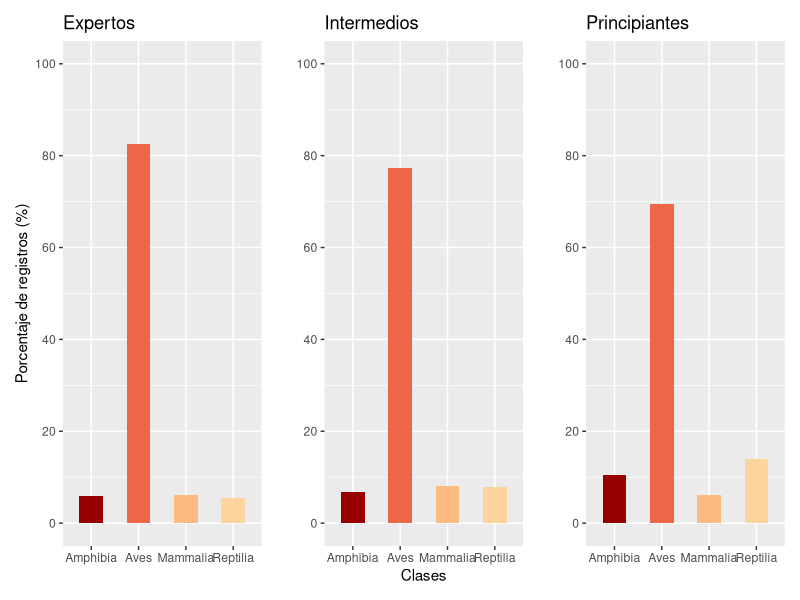
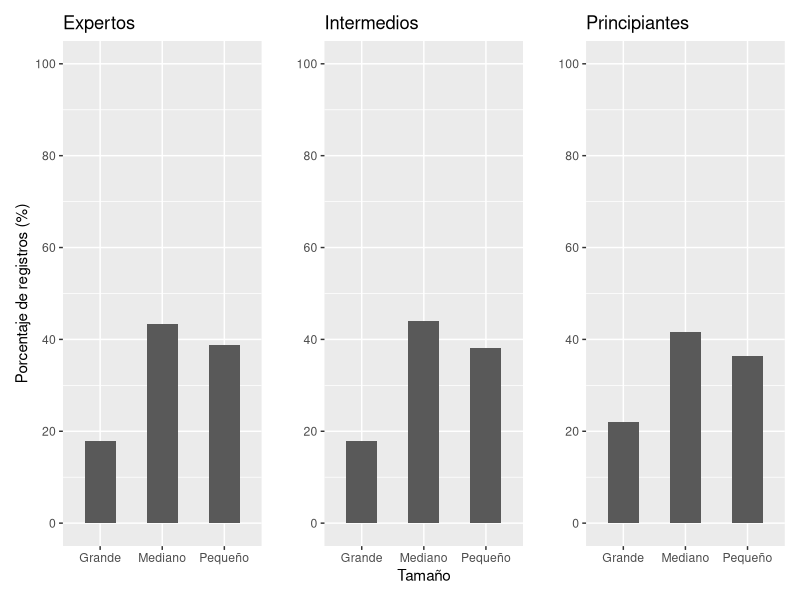
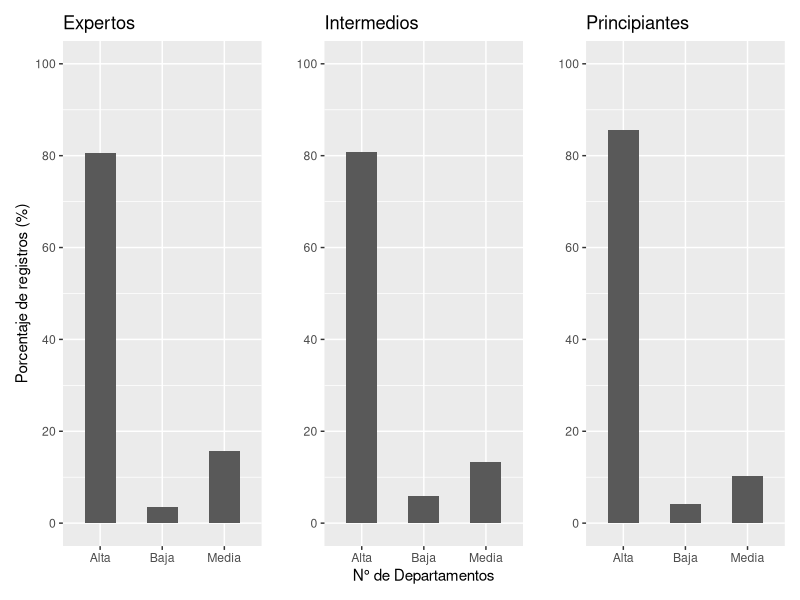
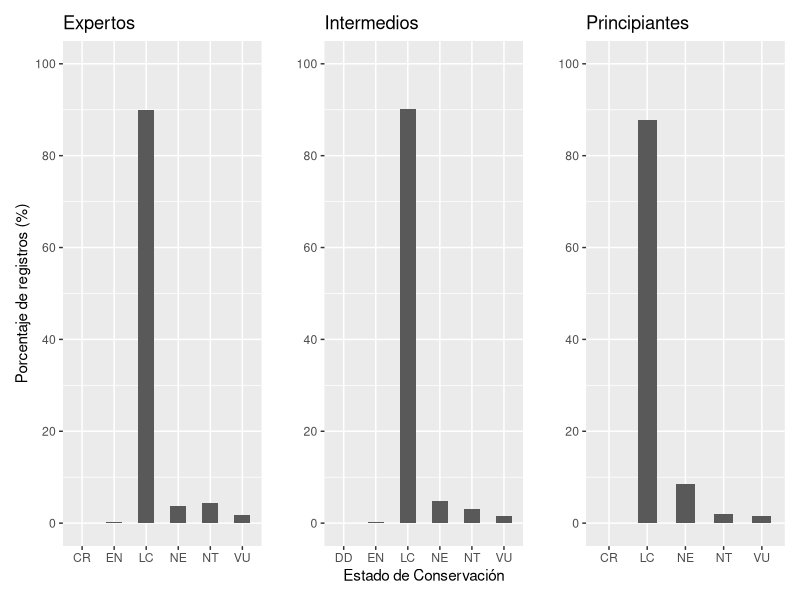
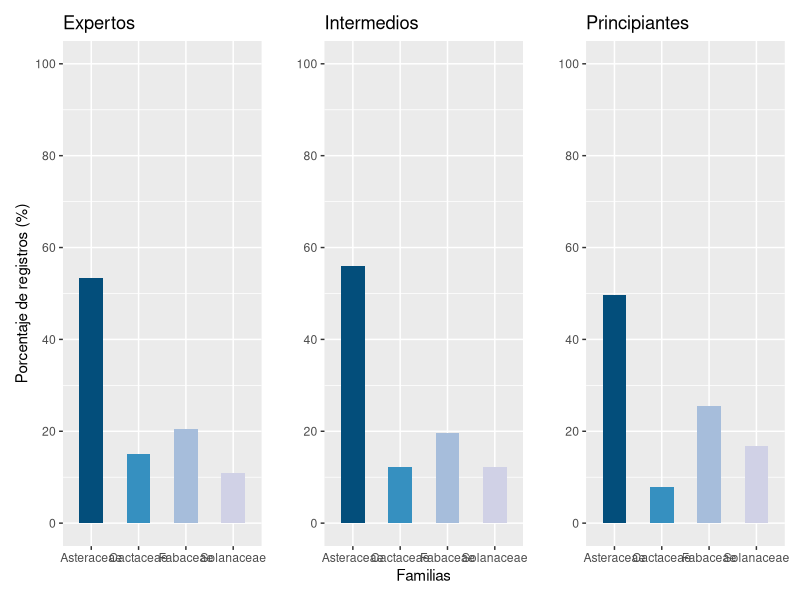
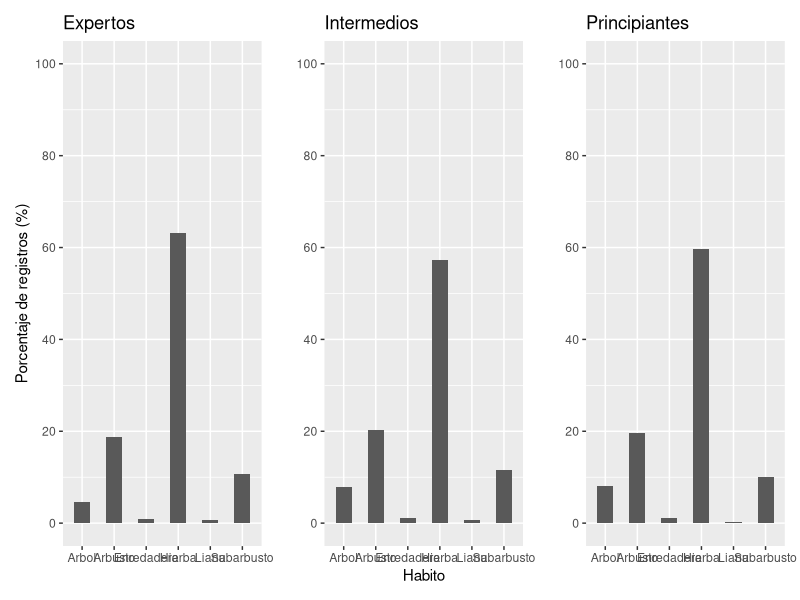
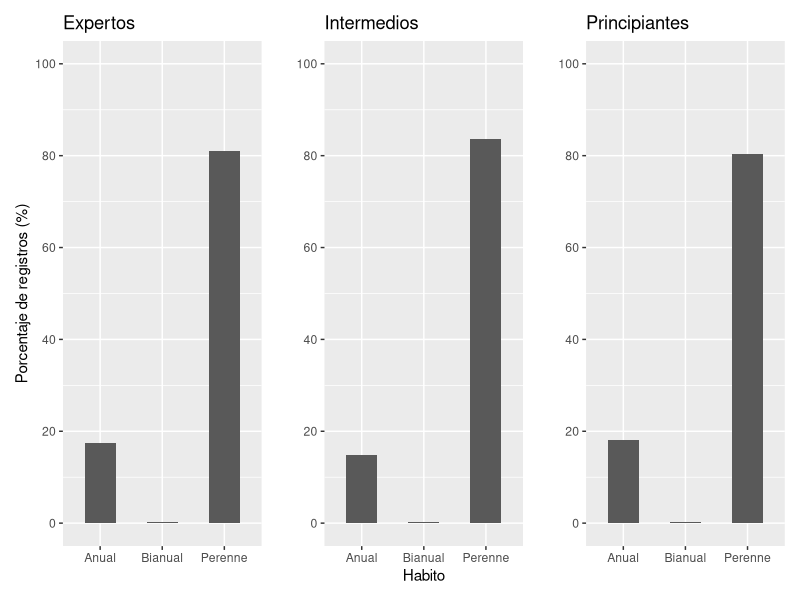
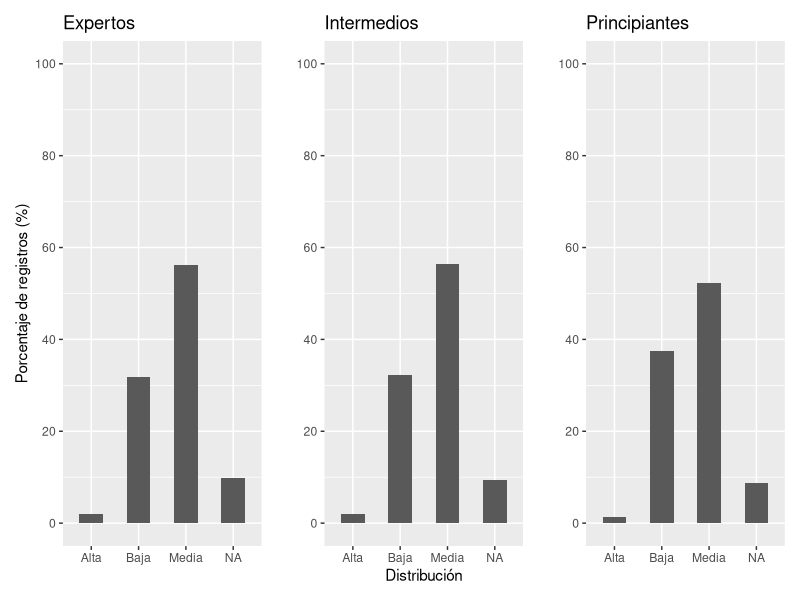

The R source for these figures, in order:
# PAQUETES Y DATOS -------------------------------------------------------------
library(tidyverse)
library(ggplot2)
library(patchwork)
library(RColorBrewer)

registros_de_tetrapodosuy <- 
  read_csv("datos/Tablas finales/registros_de_tetrapodosuy.csv")
registros_de_plantasuy <- 
  read_csv("datos/Tablas finales/registros_de_plantasuy.csv")

# CANTIDAD DE USUARIOS Y REGISTROS----------------------------------------------

usuariosp <- registros_de_plantasuy %>% select(usuario,nivel)
usuariost <- registros_de_tetrapodosuy %>% select(usuario,nivel)

usuarios_unidos <- bind_rows(usuariosp,usuariost)
usuarios_unidos %>% group_by(nivel) %>% 
  summarise(Usuarios=n_distinct(usuario),Registros=n())

# GRAFICOS PARA LA VISUALIZACION DE DATOS DE TETRAPODOS-------------------------

## Registros expertos: 3454
## Registros intermedios: 7841
## Registros principiantes: 2087


# CLASES QUE REGISTRA CADA NIVEL DE USUARIO
clase.expertos <- registros_de_tetrapodosuy %>% 
  filter(nivel=="experimentado") %>% 
  group_by(clase) %>% count() %>% 
  ggplot(aes(x=clase, y=(n*100)/3454, fill=clase)) +
  geom_bar(width = 0.5, stat = "identity", show.legend = F) + 
  scale_y_continuous(limits = c(0, 100), breaks = seq(0, 100, by = 20)) +
  labs(title = "Expertos", x="", y="Porcentaje de registros (%)") +
  scale_fill_manual(values = c("#990000","#EF6548","#FDBB84","#FDD49E"))

clase.intermedios <- registros_de_tetrapodosuy %>% 
  filter(nivel=="intermedio") %>% 
  group_by(clase) %>% count() %>% 
  ggplot(aes(x=clase, y=(n*100)/7841, fill=clase)) +
  geom_bar(width = 0.5, stat = "identity", show.legend = F) + 
  scale_y_continuous(limits = c(0, 100), breaks = seq(0, 100, by = 20)) +
  labs(title = "Intermedios", x="Clases", y="") +
  scale_fill_manual(values = c("#990000","#EF6548","#FDBB84","#FDD49E"))

clase.principiantes <- registros_de_tetrapodosuy %>% 
  filter(nivel=="principiante") %>% 
  group_by(clase) %>% count() %>% 
  ggplot(aes(x=clase, y=(n*100)/2087, fill=clase)) +
  geom_bar(width = 0.5, stat = "identity", show.legend = F) + 
  scale_y_continuous(limits = c(0, 100), breaks = seq(0, 100, by = 20)) +
  labs(title = "Principiantes", x="", y="") +
  scale_fill_manual(values = c("#990000","#EF6548","#FDBB84","#FDD49E"))

clase.expertos + clase.intermedios + clase.principiantes


## TAMAÑOS QUE REGISTRA CADA NIVEL DE USUARIO
tamaño.expertos <- registros_de_tetrapodosuy %>% 
  filter(nivel=="experimentado") %>% 
  group_by(tamaño) %>% count() %>% 
  ggplot(aes(x=tamaño, y=(n*100)/3454)) +
  geom_bar(width = 0.5, stat = "identity") + 
  scale_y_continuous(limits = c(0, 100), breaks = seq(0, 100, by = 20)) +
  labs(title = "Expertos", x="", y="Porcentaje de registros (%)") +
  theme_grey()

tamaño.intermedios <- registros_de_tetrapodosuy %>% 
  filter(nivel=="intermedio") %>% 
  group_by(tamaño) %>% count() %>% 
  ggplot(aes(x=tamaño, y=(n*100)/7841)) +
  geom_bar(width = 0.5, stat = "identity") + 
  scale_y_continuous(limits = c(0, 100), breaks = seq(0, 100, by = 20)) +
  labs(title = "Intermedios", x="Tamaño", y="") +
  theme_grey()

tamaño.principiantes <- registros_de_tetrapodosuy %>% 
  filter(nivel=="principiante") %>% 
  group_by(tamaño) %>% count() %>% 
  ggplot(aes(x=tamaño, y=(n*100)/2087)) +
  geom_bar(width = 0.5, stat = "identity") + 
  scale_y_continuous(limits = c(0, 100), breaks = seq(0, 100, by = 20)) +
  labs(title = "Principiantes", x="", y="") +
  theme_grey()

tamaño.expertos + tamaño.intermedios + tamaño.principiantes


## DISTRIBUCIÓNES QUE REGISTRA CADA NIVEL DE USUARIO
dist.expertos <- registros_de_tetrapodosuy %>% 
  filter(nivel=="experimentado") %>% 
  group_by(distribucion_2) %>% count() %>% 
  ggplot(aes(x=distribucion_2, y=(n*100)/3454)) +
  geom_bar(width = 0.5, stat = "identity") +
  scale_y_continuous(limits = c(0, 100), breaks = seq(0, 100, by = 20)) +
  labs(title = "Expertos", x="", y="Porcentaje de registros (%)") +
  theme_grey()

dist.intermedios <- registros_de_tetrapodosuy %>% 
  filter(nivel=="intermedio") %>% 
  group_by(distribucion_2) %>% count() %>% 
  ggplot(aes(x=distribucion_2, y=(n*100)/7841)) +
  geom_bar(width = 0.5, stat = "identity") + 
  scale_y_continuous(limits = c(0, 100), breaks = seq(0, 100, by = 20)) +
  labs(title = "Intermedios", x="N° de Departamentos", y="") +
  theme_grey()

dist.principiantes <- registros_de_tetrapodosuy %>% 
  filter(nivel=="principiante") %>% 
  group_by(distribucion_2) %>% count() %>% 
  ggplot(aes(x=distribucion_2, y=(n*100)/2087)) +
  geom_bar(width = 0.5, stat = "identity") + 
  scale_y_continuous(limits = c(0, 100), breaks = seq(0, 100, by = 20)) +
  labs(title = "Principiantes", x="", y="") +
  theme_grey()

dist.expertos + dist.intermedios + dist.principiantes


## ESTADOS DE CONSERVACION
ect.expertos <- registros_de_tetrapodosuy %>% 
  filter(nivel=="experimentado") %>% 
  group_by(status_global) %>% count() %>% 
  ggplot(aes(x=status_global, y=(n*100)/3454)) +
  geom_bar(width = 0.5, stat = "identity") +
  scale_y_continuous(limits = c(0, 100), breaks = seq(0, 100, by = 20)) +
  labs(title = "Expertos", x="", y="Porcentaje de registros (%)") +
  theme_grey()

ect.intermedios <- registros_de_tetrapodosuy %>% 
  filter(nivel=="intermedio") %>% 
  group_by(status_global) %>% count() %>% 
  ggplot(aes(x=status_global, y=(n*100)/7841)) +
  geom_bar(width = 0.5, stat = "identity") +
  scale_y_continuous(limits = c(0, 100), breaks = seq(0, 100, by = 20)) +
  labs(title = "Intermedios", x="Estado de Conservación", y="") +
  theme_grey()

ect.principiantes <- registros_de_tetrapodosuy %>% 
  filter(nivel=="principiante") %>% 
  group_by(status_global) %>% count() %>% 
  ggplot(aes(x=status_global, y=(n*100)/2087)) +
  geom_bar(width = 0.5, stat = "identity") +
  scale_y_continuous(limits = c(0, 100), breaks = seq(0, 100, by = 20)) +
  labs(title = "Principiantes", x="", y="") +
  theme_grey()

ect.expertos + ect.intermedios + ect.principiantes

# GRAFICOS PARA LA VISUALIZACION DE DATOS DE PLANTAS----------------------------

## Registros expertos: 1610
## Registros intermedios: 2030
## Registros principiantes: 1006

## FAMILIA QUE REGISTRA CADA NIVEL DE USUARIO
familia.expertos <- registros_de_plantasuy %>% 
  filter(nivel=="experimentado") %>% 
  group_by(familia) %>% count() %>% 
  ggplot(aes(x=familia, y=(n*100)/1610, fill=familia)) +
  geom_bar(width = 0.5, stat = "identity", show.legend = F) + 
  scale_y_continuous(limits = c(0, 100), breaks = seq(0, 100, by = 20)) +
  labs(title = "Expertos", x="", y="Porcentaje de registros (%)") +
  scale_fill_manual(values = c("#034E7B","#3690C0","#A6BDDB","#D0D1E6"))
  

familia.intermedios <- registros_de_plantasuy %>% 
  filter(nivel=="intermedio") %>% 
  group_by(familia) %>% count() %>% 
  ggplot(aes(x=familia, y=(n*100)/2030, fill=familia)) +
  geom_bar(width = 0.5, stat = "identity", show.legend = F) + 
  scale_y_continuous(limits = c(0, 100), breaks = seq(0, 100, by = 20)) +
  labs(title = "Intermedios", x="Familias", y="") +
  scale_fill_manual(values = c("#034E7B","#3690C0","#A6BDDB","#D0D1E6"))


familia.principiantes <- registros_de_plantasuy %>% 
  filter(nivel=="principiante") %>% 
  group_by(familia) %>% count() %>% 
  ggplot(aes(x=familia, y=(n*100)/1006, fill=familia)) +
  geom_bar(width = 0.5, stat = "identity", show.legend = F) + 
  scale_y_continuous(limits = c(0, 100), breaks = seq(0, 100, by = 20)) +
  labs(title = "Principiantes", x="", y="") +
  scale_fill_manual(values = c("#034E7B","#3690C0","#A6BDDB","#D0D1E6"))
  

familia.expertos + familia.intermedios + familia.principiantes


## HABITOS QUE REGISTRA CADA NIVEL DE USUARIO
habito1.expertos <- registros_de_plantasuy %>% 
  filter(nivel=="experimentado") %>% filter(Habito1 != "NE") %>% 
  group_by(Habito1) %>% count() %>% 
  ggplot(aes(x=Habito1, y=(n*100)/1610)) +
  geom_bar(width = 0.5, stat = "identity") + 
  scale_y_continuous(limits = c(0, 100), breaks = seq(0, 100, by = 20)) +
  labs(title = "Expertos", x="", y="Porcentaje de registros (%)")

habito2.expertos <- registros_de_plantasuy %>% 
  filter(nivel=="experimentado") %>% filter(Habito2 != "NE") %>% 
  group_by(Habito2) %>% count() %>% 
  ggplot(aes(x=Habito2, y=(n*100)/1610)) +
  geom_bar(width = 0.5, stat = "identity") + 
  scale_y_continuous(limits = c(0, 100), breaks = seq(0, 100, by = 20)) +
  labs(title = "Expertos", x="", y="Porcentaje de registros (%)")


habito1.intermedios <- registros_de_plantasuy %>% 
  filter(nivel=="intermedio") %>% filter(Habito1 != "NE") %>% 
  group_by(Habito1) %>% count() %>% 
  ggplot(aes(x=Habito1, y=(n*100)/2030)) +
  geom_bar(width = 0.5, stat = "identity") + 
  scale_y_continuous(limits = c(0, 100), breaks = seq(0, 100, by = 20)) +
  labs(title = "Intermedios", x="Habito", y="")

habito2.intermedios <- registros_de_plantasuy %>% 
  filter(nivel=="intermedio") %>% filter(Habito2 != "NE") %>%
  group_by(Habito2) %>% count() %>% 
  ggplot(aes(x=Habito2, y=(n*100)/2030)) +
  geom_bar(width = 0.5, stat = "identity") + 
  scale_y_continuous(limits = c(0, 100), breaks = seq(0, 100, by = 20)) +
  labs(title = "Intermedios", x="Habito", y="")


habito1.principiantes <- registros_de_plantasuy %>% 
  filter(nivel=="principiante") %>% filter(Habito1 != "NE") %>% 
  group_by(Habito1) %>% count() %>% 
  ggplot(aes(x=Habito1, y=(n*100)/1006)) +
  geom_bar(width = 0.5, stat = "identity") + 
  scale_y_continuous(limits = c(0, 100), breaks = seq(0, 100, by = 20)) +
  labs(title = "Principiantes", x="", y="")

habito2.principiantes <- registros_de_plantasuy %>% 
  filter(nivel=="principiante") %>% filter(Habito2 != "NE") %>%
  group_by(Habito2) %>% count() %>% 
  ggplot(aes(x=Habito2, y=(n*100)/1006)) +
  geom_bar(width = 0.5, stat = "identity") + 
  scale_y_continuous(limits = c(0, 100), breaks = seq(0, 100, by = 20)) +
  labs(title = "Principiantes", x="", y="")


habito1.expertos + habito1.intermedios + habito1.principiantes

habito2.expertos + habito2.intermedios + habito2.principiantes


## DISTRIBUCIÓNES QUE REGISTRA CADA NIVEL DE USUARIO
distp.expertos <- registros_de_plantasuy %>% 
  filter(nivel=="experimentado") %>% 
  group_by(distribucion_2) %>% count() %>% 
  ggplot(aes(x=distribucion_2, y=(n*100)/1610)) +
  geom_bar(width = 0.5, stat = "identity") +
  scale_y_continuous(limits = c(0, 100), breaks = seq(0, 100, by = 20)) +
  labs(title = "Expertos", x="", y="Porcentaje de registros (%)") +
  theme_grey()

distp.intermedios <- registros_de_plantasuy %>% 
  filter(nivel=="intermedio") %>% 
  group_by(distribucion_2) %>% count() %>% 
  ggplot(aes(x=distribucion_2, y=(n*100)/2030)) +
  geom_bar(width = 0.5, stat = "identity") + 
  scale_y_continuous(limits = c(0, 100), breaks = seq(0, 100, by = 20)) +
  labs(title = "Intermedios", x="Distribución", y="") +
  theme_grey()

distp.principiantes <- registros_de_plantasuy %>% 
  filter(nivel=="principiante") %>% 
  group_by(distribucion_2) %>% count() %>% 
  ggplot(aes(x=distribucion_2, y=(n*100)/1006)) +
  geom_bar(width = 0.5, stat = "identity") + 
  scale_y_continuous(limits = c(0, 100), breaks = seq(0, 100, by = 20)) +
  labs(title = "Principiantes", x="", y="") +
  theme_grey()

distp.expertos + distp.intermedios + distp.principiantes


## ESTADOS DE CONSERVACION
ecp.expertos <- registros_de_plantasuy %>% 
  filter(nivel=="experimentado") %>% filter(status_global != "EW") %>% 
  group_by(status_global) %>% count() %>% 
  ggplot(aes(x=status_global, y=(n*100)/1610)) +
  geom_bar(width = 0.5, stat = "identity") +
  scale_y_continuous(limits = c(0, 100), breaks = seq(0, 100, by = 20)) +
  labs(title = "Expertos", x="", y="Porcentaje de registros (%)") +
  theme_grey()

ecp.intermedios <- registros_de_plantasuy %>% 
  filter(nivel=="intermedio") %>% filter(status_global != "EW") %>%
  group_by(status_global) %>% count() %>% 
  ggplot(aes(x=status_global, y=(n*100)/2030)) +
  geom_bar(width = 0.5, stat = "identity") +
  scale_y_continuous(limits = c(0, 100), breaks = seq(0, 100, by = 20)) +
  labs(title = "Intermedios", x="Estado de Conservacion", y="") +
  theme_grey()

ecp.principiantes <- registros_de_plantasuy %>% 
  filter(nivel=="principiante") %>% filter(status_global != "EW") %>%
  group_by(status_global) %>% count() %>% 
  ggplot(aes(x=status_global, y=(n*100)/1006)) +
  geom_bar(width = 0.5, stat = "identity") +
  scale_y_continuous(limits = c(0, 100), breaks = seq(0, 100, by = 20)) +
  labs(title = "Principiantes", x="", y="") +
  theme_grey()


ecp.expertos + ecp.intermedios + ecp.principiantes


# TABLAS RESULTADOS ------------------------------------------------------------

